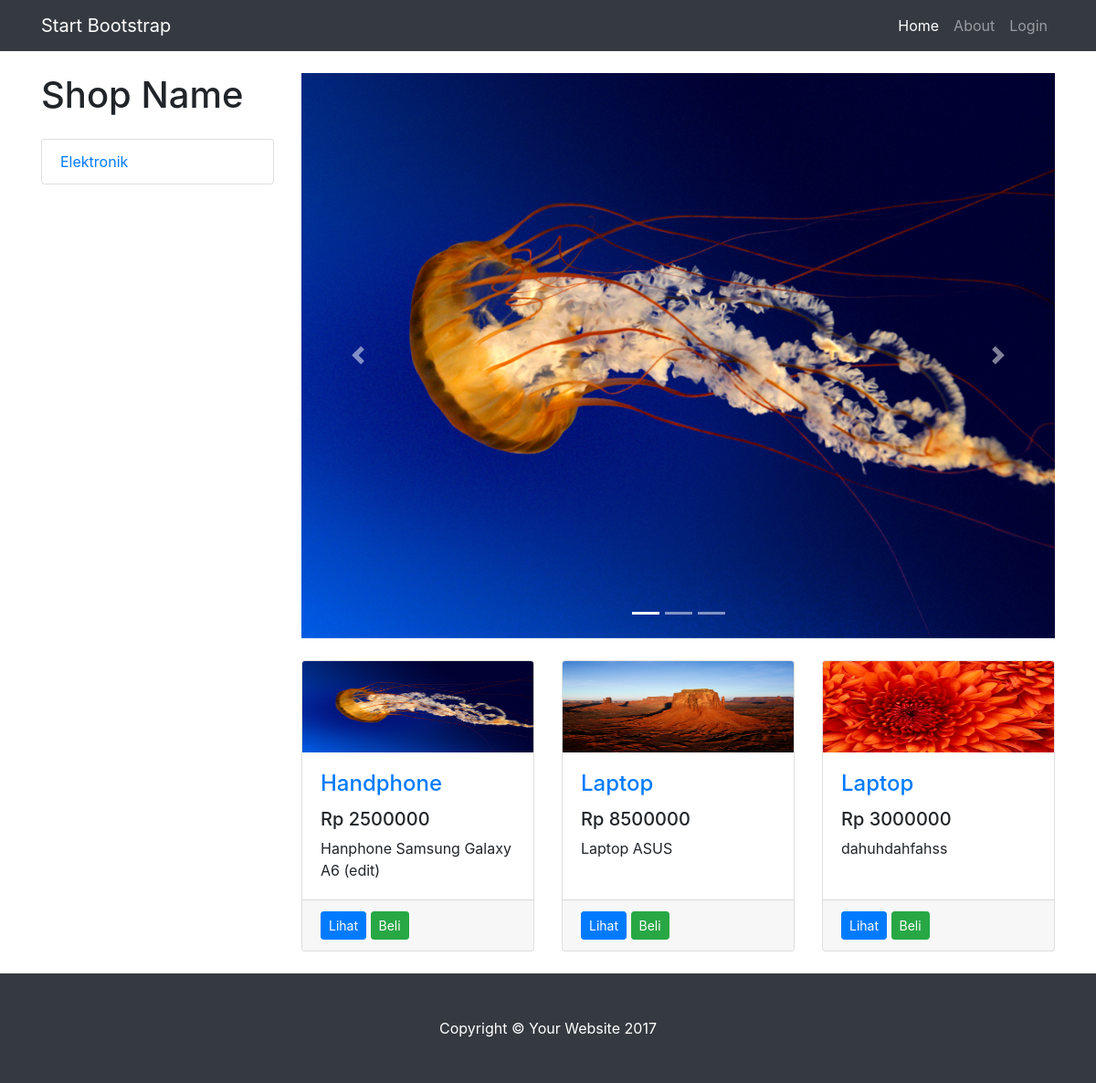
Page /index.php/home on the committed database.
### tables this page shows
CREATE TABLE IF NOT EXISTS `kategori` (
  `id` int(5) NOT NULL,
  `nama` varchar(50) NOT NULL,
  `slug` varchar(50) NOT NULL,
  `cover` varchar(100) NOT NULL
);

CREATE TABLE IF NOT EXISTS `produk` (
`id` int(11) NOT NULL,
  `nama` varchar(50) NOT NULL,
  `harga` int(8) NOT NULL,
  `deskripsi` text NOT NULL,
  `gambar` varchar(100) NOT NULL,
  `stok` int(5) NOT NULL,
  `tgl_upload` timestamp NOT NULL DEFAULT CURRENT_TIMESTAMP ON UPDATE CURRENT_TIMESTAMP
);

### application/controllers/home.php (called while the page is built, shortened)
<?php
class Home extends CI_Controller {
	public function index()
	{
		$this->load->model('produk_model');
		$this->load->model('kategori_model');
		$produk = $this->produk_model->get();
		$kategori = $this->kategori_model->get();
		$data =[
			'username'=> $this->session->userdata('username'),
			'produk' => $produk,
			'kategori' => $kategori
		];
		$this->load->view('home/index', $data);
	}
}

### index.php (called while the page is built, shortened)
<?php
require_once BASEPATH.'core/CodeIgniter.php';

### application/models/kategori_model.php (called while the page is built, shortened)
<?php
class kategori_model extends CI_Model
{
	public function get()
	{
		$data = $this->db->get('kategori');
		return $data->result();
	}
}
?>

### application/models/produk_model.php (called while the page is built, shortened)
<?php
class produk_model extends CI_Model
{
	public function get()
	{
		$data = $this->db->get('produk');
		return $data->result();
	}
}
?>

### application/views/home/index.php (the view, shortened to what this page needs)
<?php $this->load->view('home/header'); ?>
    <div class="container">
      <div class="row">
        <div class="col-lg-3">
          <h1 class="my-4">Shop Name</h1>
          <div class="list-group">
            <?php foreach ($kategori as $key => $value): ?>
              <a href="#" class="list-group-item"><?php echo $value->nama; ?></a>
            <?php endforeach; ?>
          </div>
        </div>
        <div class="col-lg-9">
          <div id="carouselExampleIndicators" class="carousel slide my-4" data-ride="carousel">
            <ol class="carousel-indicators">
              <?php foreach ($produk as $key => $value): ?>
                <li data-target="#carouselExampleIndicators" data-slide-to="<?php echo $key; ?>" class="<?php echo ($key==0)? ' active' : ''; ?>"></li>
              <?php endforeach ; ?>
            </ol>
            <div class="carousel-inner" role="listbox">
              <?php foreach ($produk as $key => $value): ?>
                <div class="carousel-item <?php echo ($key==0)? ' active' : ''; ?>">
                  <img class="d-block img-fluid" src="<?php echo base_url('/uploads/'.$value->gambar); ?>" alt="<?php echo $value->nama; ?>">
                </div>
              <?php endforeach ; ?>
            </div>
            <a class="carousel-control-prev" href="#carouselExampleIndicators" role="button" data-slide="prev">
              <span class="carousel-control-prev-icon" aria-hidden="true"></span>
            </a>
            <a class="carousel-control-next" href="#carouselExampleIndicators" role="button" data-slide="next">
              <span class="carousel-control-next-icon" aria-hidden="true"></span>
            </a>
          </div>
          <div class="row">
            <?php foreach ($produk as $key => $value): ?>
              <div class="col-lg-4 col-md-6 mb-4">
                <div class="card h-100">
                  <a href="#"><img class="card-img-top" src="<?php echo base_url('/uploads/'.$value->gambar); ?>" width=100px height=100px></a>
                  <div class="card-body">
                    <h4 class="card-title">
                      <a href="#"><?php echo $value->nama; ?></a>
                    </h4>
                    <h5>Rp <?php echo $value->harga; ?></h5>
                    <p class="card-text"><?php echo $value->deskripsi; ?></p>
                  </div>
                  <div class="card-footer">
                    <button class="btn btn-sm btn-primary">Lihat</button>
                    <button class="btn btn-sm btn-success">Beli</button>
                  </div>
                </div>
              </div>
            <?php endforeach; ?>
          </div>
        </div>
      </div>
    </div>
<?php $this->load->view('home/footer'); ?>

### application/views/home/header.php (shortened to what this page needs)
<!DOCTYPE html>
<html lang="en">
  <head>
    <link href="<?php echo base_url('asset/bootstrap-home/vendor/bootstrap/css/bootstrap.min.css'); ?>" rel="stylesheet">
    <link href="<?php echo base_url('asset/bootstrap-home/css/shop-homepage.css'); ?>" rel="stylesheet">
    <link href="<?php echo base_url('asset/vendor/font-awesome/css/font-awesome.min.css'); ?>" rel="stylesheet" type="text/css">
  </head>
  <body>
    <nav class="navbar navbar-expand-lg navbar-dark bg-dark fixed-top">
      <div class="container">
        <a class="navbar-brand" href="#">Start Bootstrap</a>
        <div class="collapse navbar-collapse" id="navbarResponsive">
          <ul class="navbar-nav ml-auto">
            <li class="nav-item active">
              <a class="nav-link" href="#">Home
              </a>
            </li>
            <li class="nav-item">
              <a class="nav-link" href="#">About</a>
            </li>
            <li class="nav-item">
              <a class="nav-link" href="<?php echo base_url('/index.php/home_login');?>">Login</a>
            </li>
          </ul>
        </div>
      </div>
    </nav>

### application/views/home/footer.php (shortened to what this page needs)
    <footer class="py-5 bg-dark">
      <div class="container">
        <p class="m-0 text-center text-white">Copyright &copy; Your Website 2017</p>
      </div>
    </footer>
  </body>
</html>

### rows in the picture
kategori: nama "Elektronik"
produk: gambar (picture), nama "Handphone", harga "2500000", deskripsi "Hanphone Samsung Galaxy A6 (edit)"
produk: gambar (picture), nama "Laptop", harga "8500000", deskripsi "Laptop ASUS"
produk: gambar (picture), nama "Laptop", harga "3000000", deskripsi "dahuhdahfahss"
